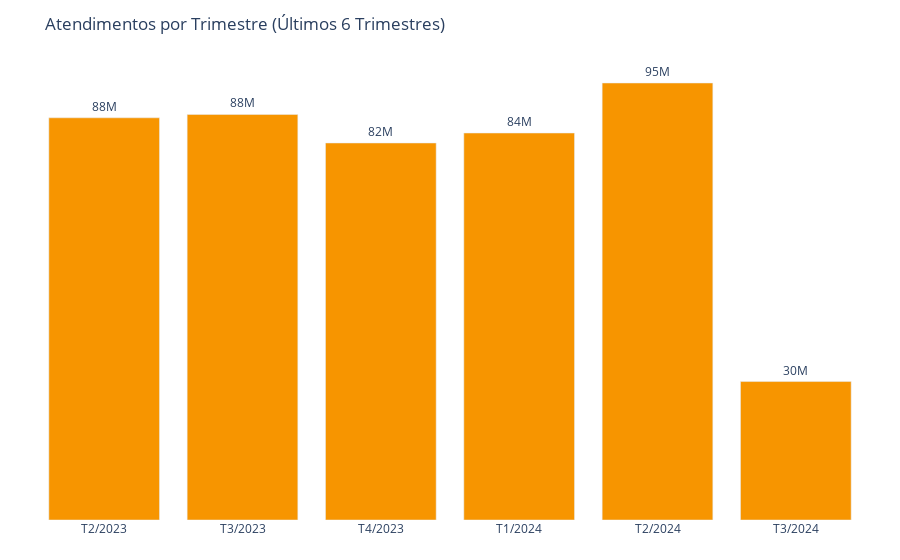

The cell this chart's notebook holds for it:
### Code cell
# Gráfico dos últimos 6 trimestres

# Agrupar os dados por ano e quarter somando os valores
df_grouped = df.groupby(['ano_trimestre', 'ano', 'trimestre'], observed=True)['valor'].sum().reset_index()

# Ordenar por ano e quarter para garantir o filtro correto
df_grouped['ano_order'] = df_grouped['ano'].astype(str) + df_grouped['trimestre'].astype(str).str.replace('T', '')  
df_grouped = df_grouped.sort_values('ano_order')

# Filtrar os últimos 6 trimestres
df_filtered = df_grouped.tail(6)

# Criar gráfico de barras
quarter_chart = px.bar(
    df_filtered, 
    x="ano_trimestre", 
    y="valor", 
    text_auto=".2s",
    title="Atendimentos por Trimestre"
)

# Atualizar as trace e o hovertemplate
quarter_chart.update_traces(
    textposition="outside",
    marker_color="#f79500",
    hoverlabel=dict(bgcolor="rgba(255, 255, 255, 0.1)", font_size=12),
    hovertemplate="<b>%{y:,.0f}</b><br>atendimentos em %{x}<extra></extra>"
)

# Atualizar layout do gráfico
quarter_chart.update_layout(
    xaxis_title=None,
    yaxis_title=None,
    plot_bgcolor="rgba(0, 0, 0, 0)",
    yaxis=dict(showticklabels=False),
    margin=dict(l=35, r=35, t=60, b=40),
)
      
# Exibir gráfico
quarter_chart.show()

### Figure 1 — Plotly figure (JSON) as saved in the notebook; plotly's stock layout.template omitted (floating-point values rounded to 4 significant figures)
{"data": [{"alignmentgroup": "True", "hoverlabel": {"bgcolor": "rgba(255, 255, 255, 0.1)", "font": {"size": 12}}, "hovertemplate": "<b>%{y:,.0f}</b><br>atendimentos em %{x}<extra></extra>", "legendgroup": "", "marker": {"color": "#f79500", "pattern": {"shape": ""}}, "name": "", "offsetgroup": "", "orientation": "v", "showlegend": false, "textposition": "outside", "texttemplate": "%{y:.2s}", "type": "bar", "x": ["T2/2023", "T3/2023", "T4/2023", "T1/2024", "T2/2024", "T3/2024"], "xaxis": "x", "y": [87688978, 88413648, 82196154, 84369588, 95275638, 30187772], "yaxis": "y"}], "layout": {"barmode": "relative", "legend": {"tracegroupgap": 0}, "margin": {"b": 40, "l": 35, "r": 35, "t": 60}, "plot_bgcolor": "rgba(0, 0, 0, 0)", "title": {"text": "Atendimentos por Trimestre (Últimos 6 Trimestres)"}, "xaxis": {"anchor": "y", "domain": [0, 1], "title": {}}, "yaxis": {"anchor": "x", "domain": [0, 1], "showticklabels": false, "title": {}}}}
